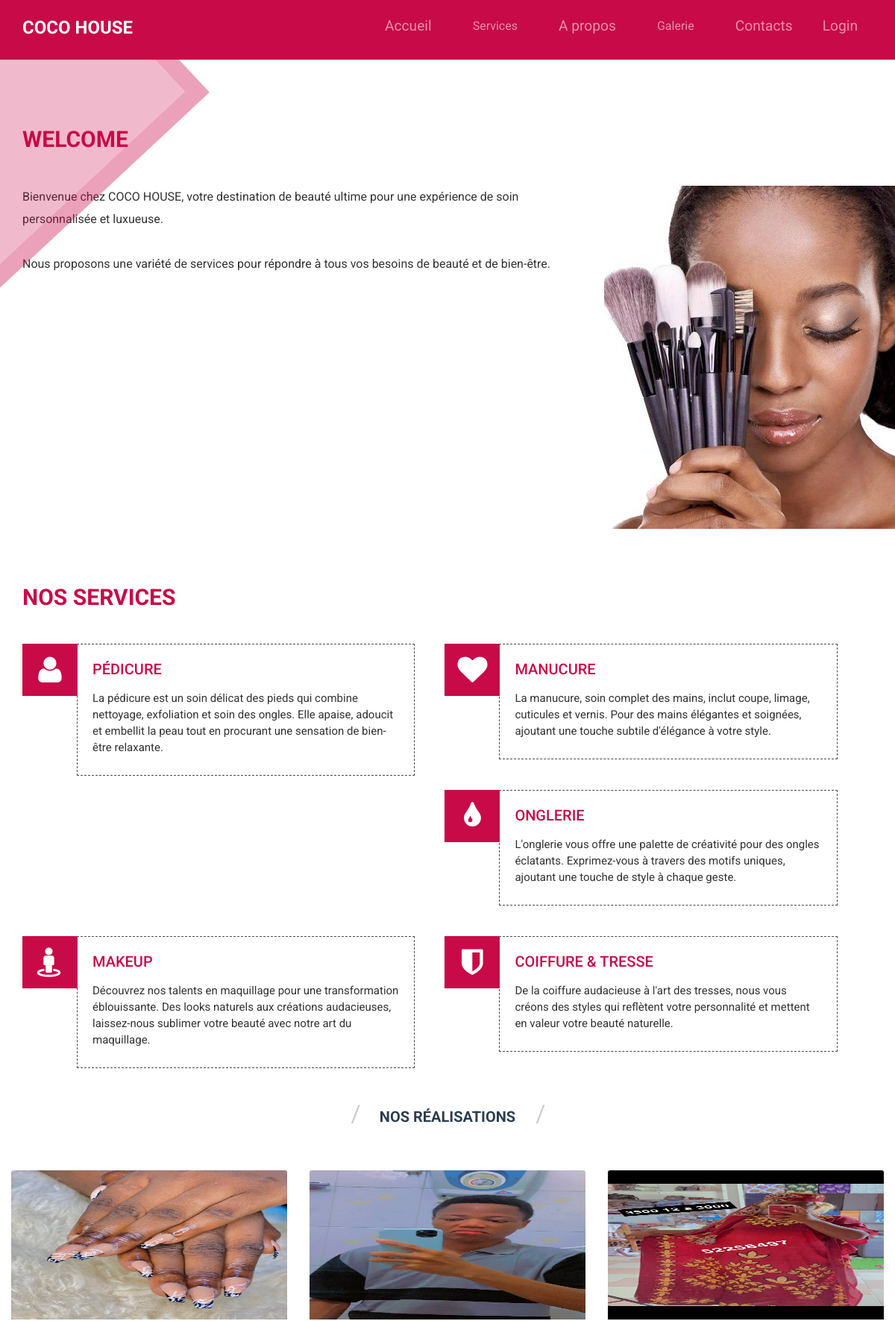
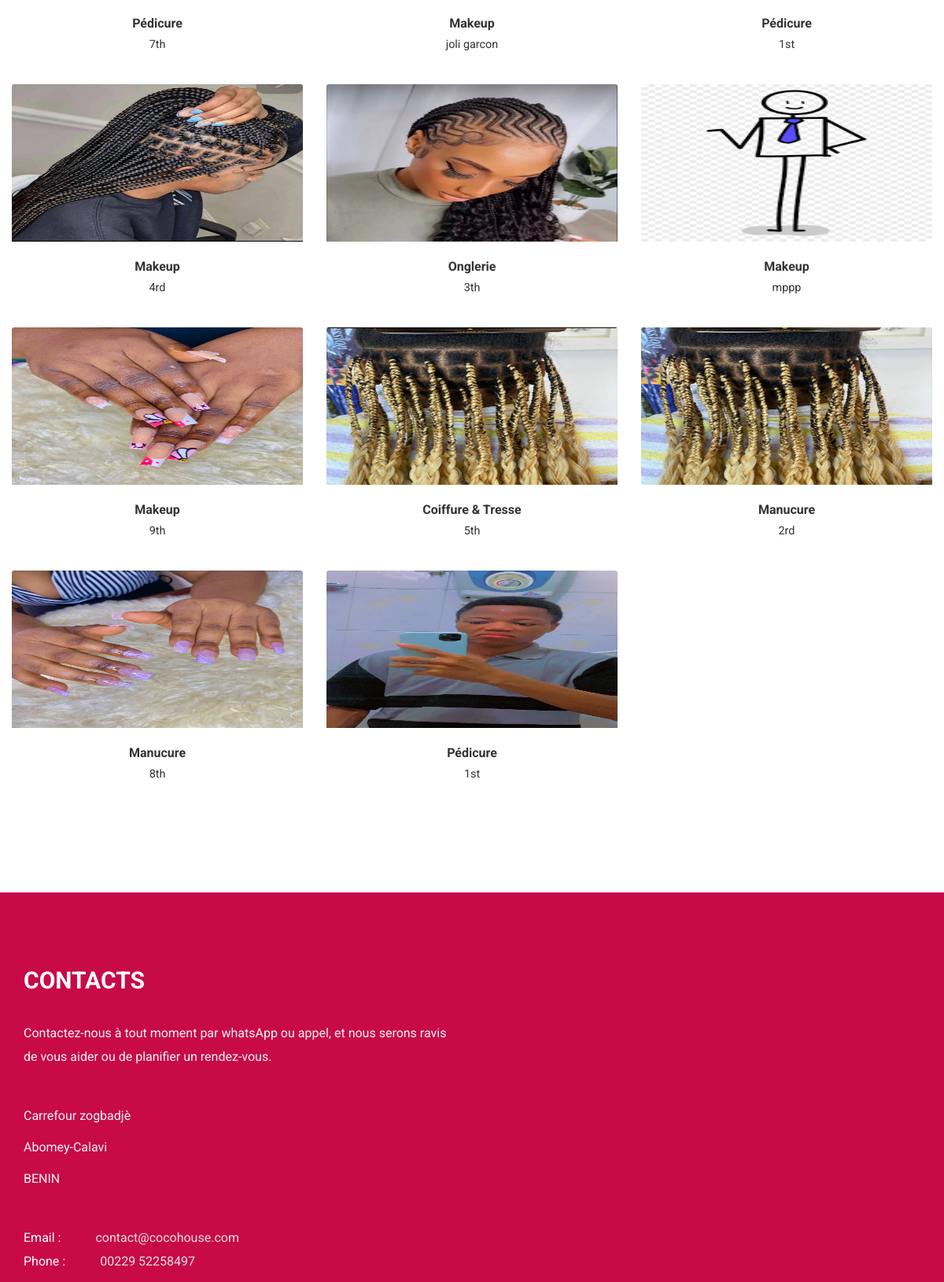
The page / (upper part) on the database its author committed (2 pictures, top to bottom).
### tables this page shows
CREATE TABLE IF NOT EXISTS `service` (
  `idService` int(11) NOT NULL AUTO_INCREMENT,
  `images` varchar(255) NOT NULL,
  `description` varchar(255) DEFAULT NULL,
  `idCat` int(11) DEFAULT NULL,
  PRIMARY KEY (`idService`),
  KEY `idCat` (`idCat`)
);

CREATE TABLE IF NOT EXISTS `categorie` (
  `idCat` int(11) NOT NULL AUTO_INCREMENT,
  `nomCat` varchar(255) NOT NULL,
  PRIMARY KEY (`idCat`)
);

### index.php (the view, shortened to what this page needs)
<!DOCTYPE html>
<html lang="fr">
  <head>
    <link href="assets/css/bootstrap.min.css" rel="stylesheet">
    <link rel="stylesheet" href="css/font-awesome.min.css">
    <link rel="stylesheet" href="css/animate.css">
	<link href="css/magnific-popup.css" rel="stylesheet">
    <link rel="stylesheet" href="css/style.css">
	<link href="css/gallery-1.css" rel="stylesheet">
  </head>
   <body data-spy="scroll" data-target=".main-nav">
	<?php require'header.php'; ?>
 <section id="section-overview" class="section-padding">
 	<div class="container">
			<div class="row">
				<div class="col-md-12">
					<h2 class="heading-title">Welcome</h2>
				</div>
				<div class="col-md-8 col-sm-8 wow fadeInLeft">
					<div class="skill-desc">
						<p>Bienvenue chez COCO HOUSE, votre destination de beauté ultime pour une expérience de soin personnalisée et luxueuse.
						<br>
						<br>
						Nous proposons une variété de services pour répondre à tous vos besoins de beauté et de bien-être.
					</div>
				</div>
				<div class="col-md-4 col-sm-4 wow fadeInRight" >
		                <img src="images/accroche.jpg" alt=""/>
				</div>
			</div>
<br/><br/>
			<div class="row">
			<div class="col-md-12">
					<h2 class="heading-title">Nos Services</h2>
				</div>
						<div class="service-wrapper">
							<div class="service-inner wow fadeInRight" data-wow-delay=".2s">
								<i class="fa fa-user"></i>
								<div class="service-box">
									<h3>Pédicure</h3>
									<p>La pédicure est un soin délicat des pieds qui combine nettoyage, exfoliation et soin des ongles. Elle apaise, adoucit et embellit la peau tout en procurant une sensation de bien-être relaxante.</p>
								</div>
							</div>
							<div class="service-inner wow fadeInRight" data-wow-delay=".5s">
								<i class="fa fa-heart"></i>
								<div class="service-box">
									<h3>Manucure</h3>
									<p>La manucure, soin complet des mains, inclut coupe, limage, cuticules et vernis. Pour des mains élégantes et soignées, ajoutant une touche subtile d'élégance à votre style.</p>
								</div>
							</div>
							<div class="service-inner wow fadeInRight" data-wow-delay=".8s">
								<i class="fa fa-tint"></i>
								<div class="service-box">
									<h3>Onglerie</h3>
									<p>L'onglerie vous offre une palette de créativité pour des ongles éclatants. Exprimez-vous à travers des motifs uniques, ajoutant une touche de style à chaque geste.</p>
								</div>
							</div>
							<div class="service-inner wow fadeInRight" data-wow-delay="1.1s">
								<i class="fa fa-street-view"></i>
								<div class="service-box">
									<h3>Makeup</h3>
									<p>Découvrez nos talents en maquillage pour une transformation éblouissante. Des looks naturels aux créations audacieuses, laissez-nous sublimer votre beauté avec notre art du maquillage.</p>
								</div>
							</div>
								<div class="service-inner wow fadeInRight" data-wow-delay="1.4s">
								<i class="fa fa-shield"></i>
								<div class="service-box">
									<h3>Coiffure & tresse</h3>
									<p> De la coiffure audacieuse à l'art des tresses, nous vous créons des styles qui reflètent votre personnalité et mettent en valeur votre beauté naturelle.</p>
								</div>
							</div>
						</div>
					</div>
		</div>
	</section>
    <section id="gallery-1" class="content-block section-wrapper gallery-1 section-padding">
    	 	<div class="container">
			<div style="margin-top:-180px">
	            <ul class="filter"><h4 style="font-size:2em;">
	                <li><a href="#" data-filter=".artwork" style="font-size:20px;">Nos Réalisations</a></li>
	                <li><a href="#" data-filter=".creative"></a></li></h4>
	            </ul>
			</div>
        <div class="row">
            <?php require'backend/connectDB.php';
                $services = "SELECT images, nomCat, description FROM service, categorie WHERE service.idCat=categorie.idCat ORDER BY RAND()";
                $statement = $dbConn->prepare($services);
                $statement->execute();
                $galerie = $statement->fetchAll(PDO::FETCH_ASSOC);
                $galerieChunks = array_chunk($galerie, 3);
                foreach($galerieChunks as $galerie){
                echo'<div class="row">';
                foreach($galerie as $post){ ?>
                    <div id="#">
                        <div class="col-md-4 col-sm-6 col-xs-12 gallery-item-wrapper artwork creative">
                            <div class="gallery-item">
                                <div class="gallery-thumb">
                                    <img src="assets/uploads/<?= $post['images'] ?>" class="img-responsive" alt="1st gallery Thumb" style="height:200px; width:100%; ">
                                </div>
                                <div class="gallery-details">
                                    <div>
                                        <h5><?= $post['nomCat'] ?></h5>
                                    </div>
                                    <div>
                                        <p><?= $post['description'] ?></p>
                                    </div>
                                </div>
                            </div>
                        </div>
                    </div>
                <?php }
            echo'</div>';
            }?>
        </div>
		</div>
    </section>
	<?php require'contact.php'; ?>
  </body>
</html>

### header.php (shortened to what this page needs)
<section class="section-menu">
	<div class="navbar navbar-default main-nav" role="navigation" >
		<div class="container" >
			<div class="navbar-header">
	<a href="index.php" class="navbar-brand">Coco House</a>
			</div>
			<div class="collapse navbar-collapse" id="bs-example-navbar-collapse-1" role="navigation">
				<ul class="nav navbar-nav navbar-right">
					<li ><a href="index.php?url='cocohouse/accueil' => 'cocohouse/welcome.C#'" style="margin-bottom: 10px; font-size:1.2em">Accueil </a></li>
		<li class="collapse navbar-collapse navigation" style="display: none;"><a href="#section-overview">Services </a></li>
					<li ><a href="apropos.php?url='cocohouse/apropos'=>about-coco-house/story.C#" style="margin-bottom: 10px; font-size:1.2em">A propos </a></li>
					<li class="collapse navbar-collapse navigation" style="display: none;"><a href="#gallery-1">Galerie</a></li>
					<li><a href="#section-contact" style="margin-bottom: 10px; font-size:1.2em">Contacts</a></li>
					<li><a href="connexion.php?url='cocohouse/login' => cocohouse/login-first.C#" style="margin-bottom: 10px; font-size:1.2em">Login</a></li>
				</ul>
			</div>
		</div>
	</div>
</section>

### contact.php
<section id="section-contact" class="section-padding">
    <div class="container">
        <div class="row">
            <div class="col-md-12">
                <h2 class="heading-title" style="margin-bottom: 10px; margin-top:0px">Contacts</h2>
            </div>
        </div>
        <div class="row">
            <div class="col-md-6 col-sm-6 wow fadeInLeft">
                <div class="contact-left">
                    <p>Contactez-nous à tout moment par whatsApp ou appel, et nous serons ravis de vous aider ou de planifier un rendez-vous.</p>
                    <div class="location">
                        <p>Carrefour zogbadjè</p>
                        <p>Abomey-Calavi</p>
                        <p>BENIN</p>
                    </div>
                    <ul>
                        <li><span>Email :</span> <a>contact@cocohouse.com</a></li>
                        <li><span>Phone :</span> <a>00229 52258497</a></li>
                    </ul>
                </div>
            </div>
        </div>
    </div>
</section>

### css/style.css (style rules this page uses)
html { overflow-x: hidden !important; width: 100%; height: 100%; position: relative; -webkit-font-smoothing: antialiased; text-rendering: optimizeLegibility; }
body { border: 0; margin: 0; padding: 0; color: #333333; font-size: 14px; background: #fff; overflow-x: hidden; }
a:link, a:visited { text-decoration: none; }
section { position: relative; }
a { color: #fff; }
ul,li { list-style: none; }
body, p { font-family: 'Roboto', sans-serif; font-weight: normal; font-size: 16px; line-height: 30px; }
h1, h2, h3, h4, h5, h6 { font-family: 'Roboto', sans-serif; }
h2 { font-size: 30px; line-height: 24px; font-weight: 500; text-transform: uppercase; color: #F1F1F1; }
h3 { font-size: 22px; line-height: 24px; text-transform: uppercase; font-weight: 500; color: #404040; }
h4 { font-size: 17px; line-height: 20px; font-weight: 400; }
h5 { font-size: 14px; line-height: 24px; }
.navbar.navbar-default:before { position: absolute; content: ''; width: 258px; height: 500px; background: rgba(200, 10, 72, 0.28); -ms-transform: rotate(47deg); -webkit-transform: rotate(47deg); transform: rotate(47deg); left: -119px; top: -50px; z-index: -1; border: 23px solid rgba(200, 10, 72, 0.14); }
.section-padding { padding: 100px 0px; }
p { background-color: transparent; }
h2.heading-title { margin-bottom: 50px; font-weight: 700; color: #c80a48; }
.section-menu { z-index: 9999; }
.navbar-default { background: #c80a48; border: 0px; border-radius: 0px; position: relative; }
.navbar-default .navbar-nav > li > a { font-weight: 400; padding: 20px 20px; font-size: 16px; font-family: 'Roboto', serif; color: rgba(255, 255, 255, 0.54); line-height: 30px; }
.main-nav { width: 100%; margin: 0 auto; }
.navbar-brand { text-transform: uppercase; font-weight: 700; color: #fff!important; line-height: 25px; padding-top: 25px; font-size: 24px; }
#section-overview { padding: 75px 0px 80px; }
.service-wrapper { padding-left: 15px; }
.service-inner { float: left; margin-right: 12px; margin-bottom: 20px; width: 48%; }
.service-inner i { font-size: 40px; color: #ffffff; float: left; background: #c80a48; padding: 15px; width: 74px; text-align: center; }
.service-box { padding: 0px; margin-left: 73px; background-color: #ffffff; padding: 1px 20px 0; border: dashed 1px #4A4A4A; margin-right: 28px; margin-bottom: 21px; }
.service-box h3 { text-transform: uppercase; margin-bottom: 16px; font-size: 20px; line-height: 24px; color: #c80a48; }
.service-box p { font-size: 15px; line-height: 22px; margin-bottom: 26px; }
#section-contact { background: #c80a48; }
#section-contact .heading-title { color: #fff; }
.contact-left { padding-top: 30px; }
.contact-left p { color: #F3F3F3; font-size: 16px; line-height: 30px; }
.location { margin: 45px 0px; }
.contact-left ul { margin-left: -40px; }
.contact-left ul li a { color: #E0E0E0; margin-left: 40px; }
.contact-left ul li span { color: #fff; }
img { vertical-align: middle; }
.img-responsive { display: block; height: auto; max-width: 100%; }

### css/gallery-1.css (style rules this page uses)
.gallery-item-wrapper { padding-bottom: 25px; }
.gallery-item { overflow: hidden; -webkit-transition: all 0.2s ease; transition: all 0.2s ease; border-radius: 3px; }
.gallery-item .gallery-thumb { position: relative; overflow: hidden; }
.gallery-item .gallery-thumb img { -webkit-transition: all 0.2s ease; transition: all 0.2s ease; }
.gallery-item .gallery-details { text-align: center; padding-top: 20px; background-color: #fff; bor der: 2px solid #ecf0f1; border-top: 0; overflow: hidden; }
.gallery-item .gallery-details h5 { margin: 0; font-size: 1em; font-weight: 700; position: relative; }
.gallery-item .gallery-details p { font-size: .9em; }
.filter { list-style: none; padding: 0; margin: 0 0 60px 0; text-align: center; }
.filter li { display: inline-block; margin: 0; }
.filter li:before { display: inline-block; content: "/"; padding: 0 25px 0 19px; color: rgba(0,0,0,0.20); }
.filter li a { text-transform: uppercase; font-weight: 700; font-size: 14px; color: #2c3e50; }

### index.php (style rules this page uses)
body { overflow-x: hidden; }

### rows shown on the page
service: images (picture), idCat.nomCat "Pédicure", description "7th"
service: images (picture), idCat.nomCat "Makeup", description "joli garcon"
service: images (picture), idCat.nomCat "Pédicure", description "1st"
service: images (picture), idCat.nomCat "Makeup", description "4rd"
service: images (picture), idCat.nomCat "Onglerie", description "3th"
service: images (picture), idCat.nomCat "Makeup", description "mppp"
service: images (picture), idCat.nomCat "Makeup", description "9th"
service: images (picture), idCat.nomCat "Coiffure & Tresse", description "5th"
service: images (picture), idCat.nomCat "Manucure", description "2rd"
service: images (picture), idCat.nomCat "Manucure", description "8th"
service: images (picture), idCat.nomCat "Pédicure", description "1st"
